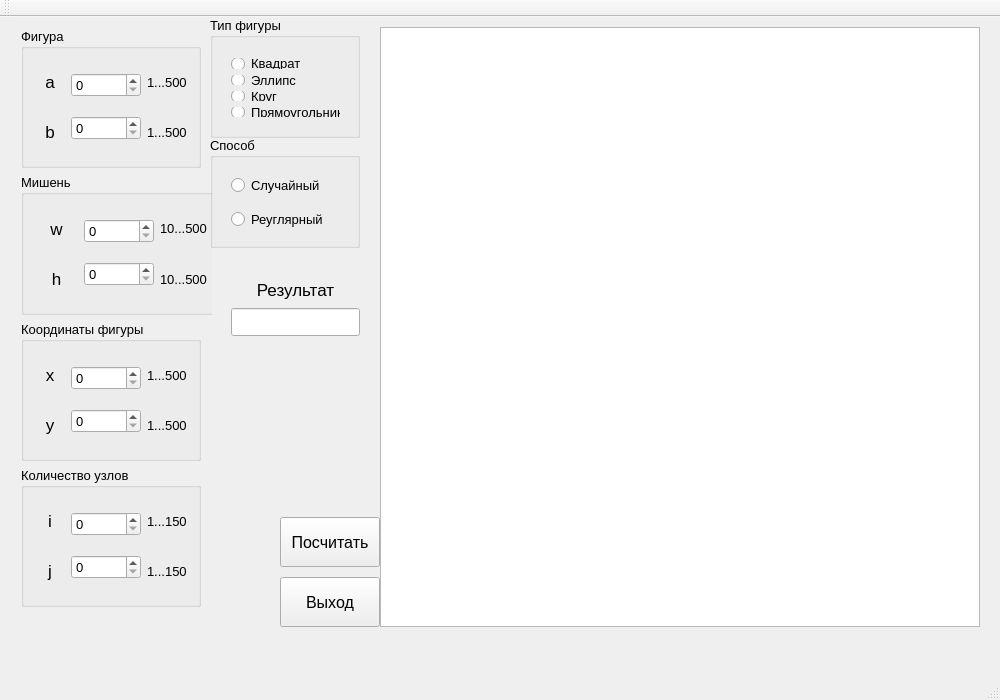
<?xml version="1.0" encoding="UTF-8"?>
<ui version="4.0">
 <class>MainWindow</class>
 <widget class="QMainWindow" name="MainWindow">
  <property name="geometry">
   <rect>
    <x>0</x>
    <y>0</y>
    <width>1000</width>
    <height>700</height>
   </rect>
  </property>
  <property name="minimumSize">
   <size>
    <width>1000</width>
    <height>700</height>
   </size>
  </property>
  <property name="maximumSize">
   <size>
    <width>1000</width>
    <height>700</height>
   </size>
  </property>
  <property name="windowTitle">
   <string>MainWindow</string>
  </property>
  <widget class="QWidget" name="centralWidget">
   <widget class="QGraphicsView" name="graphicsView">
    <property name="geometry">
     <rect>
      <x>380</x>
      <y>10</y>
      <width>600</width>
      <height>600</height>
     </rect>
    </property>
    <property name="minimumSize">
     <size>
      <width>600</width>
      <height>600</height>
     </size>
    </property>
    <property name="maximumSize">
     <size>
      <width>600</width>
      <height>600</height>
     </size>
    </property>
   </widget>
   <widget class="QGroupBox" name="groupBox_6">
    <property name="geometry">
     <rect>
      <x>210</x>
      <y>120</y>
      <width>150</width>
      <height>111</height>
     </rect>
    </property>
    <property name="maximumSize">
     <size>
      <width>150</width>
      <height>16777215</height>
     </size>
    </property>
    <property name="font">
     <font>
      <pointsize>10</pointsize>
     </font>
    </property>
    <property name="title">
     <string>Способ</string>
    </property>
    <widget class="QWidget" name="verticalLayoutWidget">
     <property name="geometry">
      <rect>
       <x>10</x>
       <y>20</y>
       <width>141</width>
       <height>91</height>
      </rect>
     </property>
     <layout class="QVBoxLayout" name="verticalLayout">
      <item>
       <widget class="QRadioButton" name="randomRadioButton">
        <property name="maximumSize">
         <size>
          <width>100</width>
          <height>16777215</height>
         </size>
        </property>
        <property name="font">
         <font>
          <pointsize>10</pointsize>
         </font>
        </property>
        <property name="text">
         <string>Случайный</string>
        </property>
       </widget>
      </item>
      <item>
       <widget class="QRadioButton" name="regularRadioButton">
        <property name="maximumSize">
         <size>
          <width>100</width>
          <height>16777215</height>
         </size>
        </property>
        <property name="font">
         <font>
          <pointsize>10</pointsize>
         </font>
        </property>
        <property name="text">
         <string>Реуглярный</string>
        </property>
       </widget>
      </item>
     </layout>
    </widget>
   </widget>
   <widget class="QGroupBox" name="groupBox">
    <property name="geometry">
     <rect>
      <x>210</x>
      <y>0</y>
      <width>150</width>
      <height>121</height>
     </rect>
    </property>
    <property name="minimumSize">
     <size>
      <width>100</width>
      <height>0</height>
     </size>
    </property>
    <property name="maximumSize">
     <size>
      <width>150</width>
      <height>16777215</height>
     </size>
    </property>
    <property name="font">
     <font>
      <pointsize>10</pointsize>
     </font>
    </property>
    <property name="title">
     <string>Тип фигуры</string>
    </property>
    <widget class="QWidget" name="verticalLayoutWidget_2">
     <property name="geometry">
      <rect>
       <x>10</x>
       <y>30</y>
       <width>131</width>
       <height>81</height>
      </rect>
     </property>
     <layout class="QVBoxLayout" name="verticalLayout_2">
      <item>
       <widget class="QRadioButton" name="squareRadioButton">
        <property name="font">
         <font>
          <pointsize>10</pointsize>
         </font>
        </property>
        <property name="text">
         <string>Квадрат</string>
        </property>
       </widget>
      </item>
      <item>
       <widget class="QRadioButton" name="ellipsRadioButton">
        <property name="font">
         <font>
          <pointsize>10</pointsize>
         </font>
        </property>
        <property name="text">
         <string>Эллипс</string>
        </property>
       </widget>
      </item>
      <item>
       <widget class="QRadioButton" name="circleRadioButton">
        <property name="font">
         <font>
          <pointsize>10</pointsize>
         </font>
        </property>
        <property name="text">
         <string>Круг</string>
        </property>
       </widget>
      </item>
      <item>
       <widget class="QRadioButton" name="rectangleRadioButton">
        <property name="font">
         <font>
          <pointsize>10</pointsize>
         </font>
        </property>
        <property name="text">
         <string>Прямоугольник</string>
        </property>
       </widget>
      </item>
     </layout>
    </widget>
   </widget>
   <widget class="QPushButton" name="runButton">
    <property name="geometry">
     <rect>
      <x>280</x>
      <y>500</y>
      <width>100</width>
      <height>50</height>
     </rect>
    </property>
    <property name="minimumSize">
     <size>
      <width>100</width>
      <height>50</height>
     </size>
    </property>
    <property name="maximumSize">
     <size>
      <width>100</width>
      <height>50</height>
     </size>
    </property>
    <property name="baseSize">
     <size>
      <width>100</width>
      <height>100</height>
     </size>
    </property>
    <property name="font">
     <font>
      <pointsize>12</pointsize>
     </font>
    </property>
    <property name="text">
     <string>Посчитать</string>
    </property>
   </widget>
   <widget class="QPushButton" name="exitButton">
    <property name="geometry">
     <rect>
      <x>280</x>
      <y>560</y>
      <width>100</width>
      <height>50</height>
     </rect>
    </property>
    <property name="minimumSize">
     <size>
      <width>100</width>
      <height>50</height>
     </size>
    </property>
    <property name="maximumSize">
     <size>
      <width>100</width>
      <height>50</height>
     </size>
    </property>
    <property name="font">
     <font>
      <pointsize>12</pointsize>
     </font>
    </property>
    <property name="text">
     <string>Выход</string>
    </property>
   </widget>
   <widget class="QWidget" name="verticalLayoutWidget_3">
    <property name="geometry">
     <rect>
      <x>220</x>
      <y>249</y>
      <width>151</width>
      <height>81</height>
     </rect>
    </property>
    <layout class="QVBoxLayout" name="verticalLayout_16">
     <item>
      <widget class="QLabel" name="ansLabel">
       <property name="font">
        <font>
         <pointsize>13</pointsize>
        </font>
       </property>
       <property name="text">
        <string>Результат</string>
       </property>
       <property name="alignment">
        <set>Qt::AlignCenter</set>
       </property>
      </widget>
     </item>
     <item>
      <widget class="QLineEdit" name="ansLineEdit">
       <property name="font">
        <font>
         <pointsize>13</pointsize>
        </font>
       </property>
       <property name="alignment">
        <set>Qt::AlignCenter</set>
       </property>
      </widget>
     </item>
    </layout>
   </widget>
   <widget class="QWidget" name="">
    <property name="geometry">
     <rect>
      <x>10</x>
      <y>0</y>
      <width>202</width>
      <height>601</height>
     </rect>
    </property>
    <layout class="QVBoxLayout" name="verticalLayout_9">
     <item>
      <widget class="QGroupBox" name="groupBox_3">
       <property name="font">
        <font>
         <pointsize>10</pointsize>
        </font>
       </property>
       <property name="title">
        <string>Фигура</string>
       </property>
       <layout class="QHBoxLayout" name="horizontalLayout_3">
        <item>
         <layout class="QHBoxLayout" name="horizontalLayout_4">
          <item>
           <layout class="QVBoxLayout" name="verticalLayout_6">
            <item>
             <widget class="QLabel" name="aLabel">
              <property name="font">
               <font>
                <pointsize>13</pointsize>
               </font>
              </property>
              <property name="layoutDirection">
               <enum>Qt::LeftToRight</enum>
              </property>
              <property name="text">
               <string>а</string>
              </property>
              <property name="alignment">
               <set>Qt::AlignCenter</set>
              </property>
             </widget>
            </item>
            <item>
             <widget class="QLabel" name="bLabel">
              <property name="font">
               <font>
                <pointsize>13</pointsize>
               </font>
              </property>
              <property name="text">
               <string>b</string>
              </property>
              <property name="alignment">
               <set>Qt::AlignCenter</set>
              </property>
             </widget>
            </item>
           </layout>
          </item>
          <item>
           <layout class="QVBoxLayout" name="verticalLayout_7">
            <item>
             <widget class="QSpinBox" name="aSpinBox">
              <property name="maximum">
               <number>500</number>
              </property>
             </widget>
            </item>
            <item>
             <widget class="QSpinBox" name="bSpinBox">
              <property name="minimumSize">
               <size>
                <width>70</width>
                <height>0</height>
               </size>
              </property>
              <property name="maximum">
               <number>500</number>
              </property>
             </widget>
            </item>
           </layout>
          </item>
          <item>
           <layout class="QVBoxLayout" name="verticalLayout_8">
            <item>
             <widget class="QLabel" name="aMaxLabel">
              <property name="text">
               <string>1...500</string>
              </property>
             </widget>
            </item>
            <item>
             <widget class="QLabel" name="bMaxLabel">
              <property name="text">
               <string>1...500</string>
              </property>
             </widget>
            </item>
           </layout>
          </item>
         </layout>
        </item>
       </layout>
      </widget>
     </item>
     <item>
      <widget class="QGroupBox" name="groupBox_2">
       <property name="minimumSize">
        <size>
         <width>200</width>
         <height>0</height>
        </size>
       </property>
       <property name="maximumSize">
        <size>
         <width>400</width>
         <height>16777215</height>
        </size>
       </property>
       <property name="font">
        <font>
         <pointsize>10</pointsize>
        </font>
       </property>
       <property name="title">
        <string>Мишень</string>
       </property>
       <layout class="QHBoxLayout" name="horizontalLayout_2">
        <item>
         <layout class="QHBoxLayout" name="horizontalLayout">
          <item>
           <layout class="QVBoxLayout" name="verticalLayout_5">
            <item>
             <widget class="QLabel" name="wLabel">
              <property name="font">
               <font>
                <pointsize>13</pointsize>
               </font>
              </property>
              <property name="text">
               <string>w</string>
              </property>
              <property name="alignment">
               <set>Qt::AlignCenter</set>
              </property>
             </widget>
            </item>
            <item>
             <widget class="QLabel" name="hLabel">
              <property name="font">
               <font>
                <pointsize>13</pointsize>
               </font>
              </property>
              <property name="text">
               <string>h</string>
              </property>
              <property name="alignment">
               <set>Qt::AlignCenter</set>
              </property>
             </widget>
            </item>
           </layout>
          </item>
          <item>
           <layout class="QVBoxLayout" name="verticalLayout_4">
            <item>
             <widget class="QSpinBox" name="wSpinBox">
              <property name="minimumSize">
               <size>
                <width>70</width>
                <height>0</height>
               </size>
              </property>
              <property name="maximum">
               <number>500</number>
              </property>
             </widget>
            </item>
            <item>
             <widget class="QSpinBox" name="hSpinBox">
              <property name="maximum">
               <number>500</number>
              </property>
             </widget>
            </item>
           </layout>
          </item>
          <item>
           <layout class="QVBoxLayout" name="verticalLayout_3">
            <item>
             <widget class="QLabel" name="wMaxLabel">
              <property name="text">
               <string>10...500</string>
              </property>
             </widget>
            </item>
            <item>
             <widget class="QLabel" name="hMaxlabel">
              <property name="text">
               <string>10...500</string>
              </property>
             </widget>
            </item>
           </layout>
          </item>
         </layout>
        </item>
       </layout>
      </widget>
     </item>
     <item>
      <widget class="QGroupBox" name="groupBox_4">
       <property name="font">
        <font>
         <pointsize>10</pointsize>
        </font>
       </property>
       <property name="title">
        <string>Координаты фигуры</string>
       </property>
       <layout class="QHBoxLayout" name="horizontalLayout_5">
        <item>
         <layout class="QHBoxLayout" name="horizontalLayout_6">
          <item>
           <layout class="QVBoxLayout" name="verticalLayout_10">
            <item>
             <widget class="QLabel" name="xLabel">
              <property name="font">
               <font>
                <pointsize>13</pointsize>
               </font>
              </property>
              <property name="text">
               <string>х</string>
              </property>
              <property name="alignment">
               <set>Qt::AlignCenter</set>
              </property>
             </widget>
            </item>
            <item>
             <widget class="QLabel" name="yLabel">
              <property name="font">
               <font>
                <pointsize>13</pointsize>
               </font>
              </property>
              <property name="text">
               <string>у</string>
              </property>
              <property name="alignment">
               <set>Qt::AlignCenter</set>
              </property>
             </widget>
            </item>
           </layout>
          </item>
          <item>
           <layout class="QVBoxLayout" name="verticalLayout_11">
            <item>
             <widget class="QSpinBox" name="xSpinBox">
              <property name="minimumSize">
               <size>
                <width>70</width>
                <height>0</height>
               </size>
              </property>
              <property name="maximum">
               <number>500</number>
              </property>
             </widget>
            </item>
            <item>
             <widget class="QSpinBox" name="ySpinBox">
              <property name="maximum">
               <number>500</number>
              </property>
             </widget>
            </item>
           </layout>
          </item>
          <item>
           <layout class="QVBoxLayout" name="verticalLayout_12">
            <item>
             <widget class="QLabel" name="xMaxLabel">
              <property name="text">
               <string>1...500</string>
              </property>
             </widget>
            </item>
            <item>
             <widget class="QLabel" name="yMaxLabel">
              <property name="text">
               <string>1...500</string>
              </property>
             </widget>
            </item>
           </layout>
          </item>
         </layout>
        </item>
       </layout>
      </widget>
     </item>
     <item>
      <widget class="QGroupBox" name="groupBox_5">
       <property name="font">
        <font>
         <pointsize>10</pointsize>
        </font>
       </property>
       <property name="title">
        <string>Количество узлов</string>
       </property>
       <layout class="QHBoxLayout" name="horizontalLayout_7">
        <item>
         <layout class="QHBoxLayout" name="horizontalLayout_8">
          <item>
           <layout class="QVBoxLayout" name="verticalLayout_13">
            <item>
             <widget class="QLabel" name="iLabel">
              <property name="font">
               <font>
                <pointsize>13</pointsize>
               </font>
              </property>
              <property name="text">
               <string>i</string>
              </property>
              <property name="alignment">
               <set>Qt::AlignCenter</set>
              </property>
             </widget>
            </item>
            <item>
             <widget class="QLabel" name="jLabel">
              <property name="font">
               <font>
                <pointsize>13</pointsize>
               </font>
              </property>
              <property name="text">
               <string>j</string>
              </property>
              <property name="alignment">
               <set>Qt::AlignCenter</set>
              </property>
             </widget>
            </item>
           </layout>
          </item>
          <item>
           <layout class="QVBoxLayout" name="verticalLayout_14">
            <item>
             <widget class="QSpinBox" name="iSpinBox">
              <property name="minimumSize">
               <size>
                <width>70</width>
                <height>0</height>
               </size>
              </property>
              <property name="maximum">
               <number>150</number>
              </property>
             </widget>
            </item>
            <item>
             <widget class="QSpinBox" name="jSpinBox">
              <property name="maximum">
               <number>150</number>
              </property>
             </widget>
            </item>
           </layout>
          </item>
          <item>
           <layout class="QVBoxLayout" name="verticalLayout_15">
            <item>
             <widget class="QLabel" name="iMaxLabel">
              <property name="text">
               <string>1...150</string>
              </property>
             </widget>
            </item>
            <item>
             <widget class="QLabel" name="jMaxLabel">
              <property name="text">
               <string>1...150</string>
              </property>
             </widget>
            </item>
           </layout>
          </item>
         </layout>
        </item>
       </layout>
      </widget>
     </item>
    </layout>
   </widget>
  </widget>
  <widget class="QMenuBar" name="menuBar">
   <property name="geometry">
    <rect>
     <x>0</x>
     <y>0</y>
     <width>1000</width>
     <height>20</height>
    </rect>
   </property>
  </widget>
  <widget class="QToolBar" name="mainToolBar">
   <attribute name="toolBarArea">
    <enum>TopToolBarArea</enum>
   </attribute>
   <attribute name="toolBarBreak">
    <bool>false</bool>
   </attribute>
  </widget>
  <widget class="QStatusBar" name="statusBar"/>
 </widget>
 <layoutdefault spacing="6" margin="11"/>
 <resources/>
 <connections>
  <connection>
   <sender>exitButton</sender>
   <signal>clicked()</signal>
   <receiver>MainWindow</receiver>
   <slot>close()</slot>
   <hints>
    <hint type="sourcelabel">
     <x>292</x>
     <y>363</y>
    </hint>
    <hint type="destinationlabel">
     <x>283</x>
     <y>417</y>
    </hint>
   </hints>
  </connection>
 </connections>
</ui>
